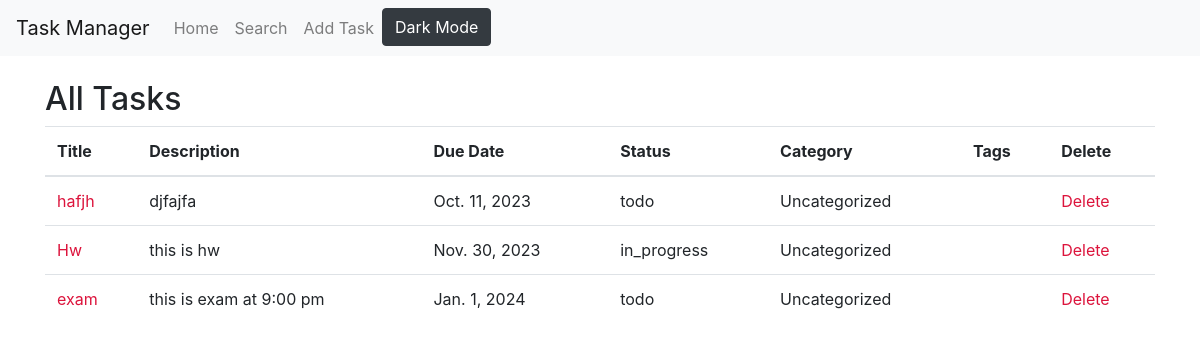
The app's page /, older data.
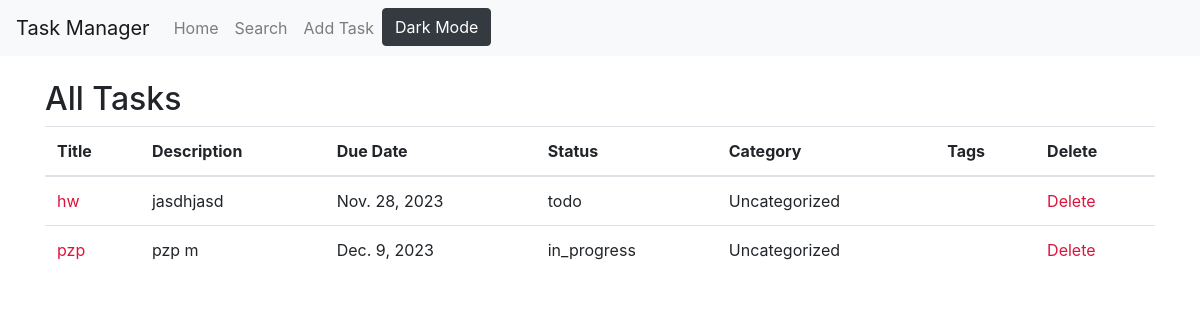
The same page, newer data.
### core/models.py (models this page shows, shortened)
class Task(models.Model):
    title = models.CharField(max_length=255)
    description = models.TextField()
    due_date = models.DateField()
    status = models.CharField(max_length=20)
    category = models.ForeignKey(Category, on_delete=models.CASCADE)
    tags = models.ManyToManyField(Tag)

class Category(models.Model):
    name = models.CharField(max_length=255)

### core/views.py (the view)
# urls.py: path('', all_tasks, name='all_tasks'),
def all_tasks(request):
    tasks = Task.objects.all()
    return render(request, 'all_tasks.html', {'tasks': tasks})

### templates/all_tasks.html (shortened to what this page needs)
{% extends 'base.html' %}
{% block content %}
  <h2>All Tasks</h2>
  <table class="table">
    <thead>
      <tr>
        <th>Title</th>
        <th>Description</th>
        <th>Due Date</th>
        <th>Status</th>
        <th>Category</th>
        <th>Tags</th>
        <th>Delete</th>
      </tr>
    </thead>
    <tbody>
      {% for task in tasks %}
        <tr>
          <td><a  href="{% url 'view_task' task.id %}">{{ task.title }}</a></td>
          <td>{{ task.description }}</td>
          <td>{{ task.due_date }}</td>
          <td>{{ task.status }}</td>
          <td>{{ task.category.name }}</td>
          <td>
          </td>
          <td><a href="{% url 'delete_task' task.id %}">Delete</a></td>
        </tr>
      {% endfor %}
    </tbody>
  </table>
{% endblock %}

### templates/base.html (shortened to what this page needs)
<!DOCTYPE html>
<html lang="en">
<head>
    <link rel="stylesheet" href="https://stackpath.bootstrapcdn.com/bootstrap/4.5.2/css/bootstrap.min.css">
    {% load static %}
    <link rel="stylesheet" href="{% static 'css/dark-mode.css' %}" id="dark-mode-stylesheet">
</head>
<body>
    <nav class="navbar navbar-expand-lg navbar-light bg-light">
        <a class="navbar-brand" href="{% url 'all_tasks' %}">Task Manager</a>
        <div class="collapse navbar-collapse" id="navbarNav">
            <ul class="navbar-nav">
                <li class="nav-item"><a class="nav-link" href="{% url 'all_tasks' %}">Home</a></li>
                <li class="nav-item"><a class="nav-link" href="{% url 'search_tasks' %}">Search</a></li>
                <li class="nav-item"><a class="nav-link" href="{% url 'add_task' %}">Add Task</a></li>
                <li class="nav-item">
                    <button class="btn btn-dark" id="dark-mode-toggle">Dark Mode</button>
                </li>
            </ul>
        </div>
    </nav>
    <div class="container mt-4">
        {% block content %}{% endblock %}
    </div>
</body>
</html>

### static/css/dark-mode.css (style rules this page uses)
a { color: crimson; text-decoration: none; }

Row changes from the older to the newer data that the page shows:
removed Task: title "hafjh", description "djfajfa", due_date "Oct. 11, 2023", status "todo", category.name "Uncategorized"
removed Task: title "Hw", description "this is hw", due_date "Nov. 30, 2023", status "in_progress", category.name "Uncategorized"
removed Task: title "exam", description "this is exam at 9:00 pm", due_date "Jan. 1, 2024", status "todo", category.name "Uncategorized"
added Task: title "hw", description "jasdhjasd", due_date "Nov. 28, 2023", status "todo", category.name "Uncategorized"
added Task: title "pzp", description "pzp m", due_date "Dec. 9, 2023", status "in_progress", category.name "Uncategorized"
